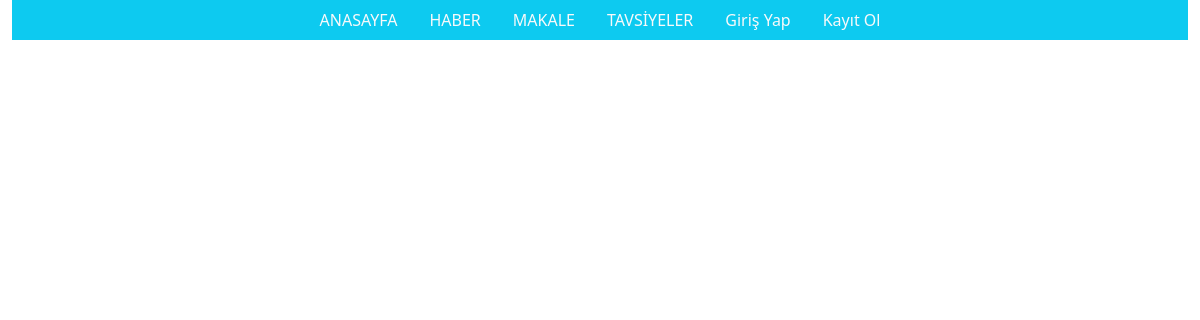
The page /makale/ on the database as committed earlier.
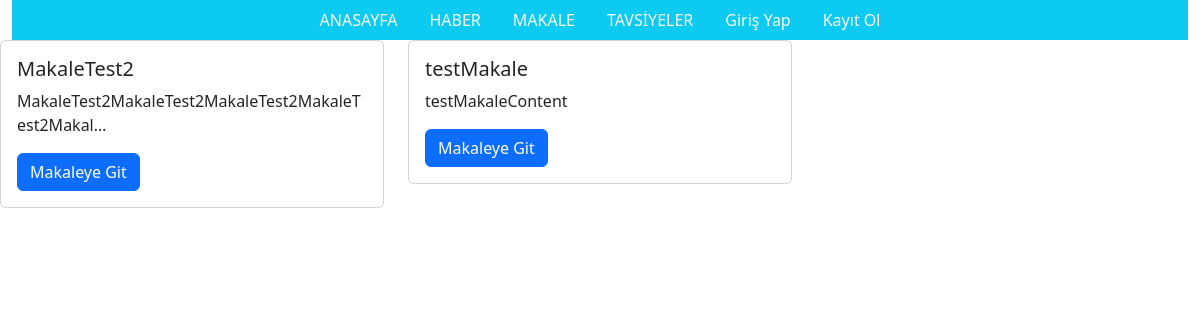
The same page on the database as committed later.
### api/models.py (models this page shows, shortened)
class Post(models.Model):
    category_title = models.ForeignKey(Category, on_delete=models.CASCADE)
    title = models.CharField(max_length=255)
    content = models.TextField()
    author = models.ForeignKey(User, on_delete=models.CASCADE)
    created_at = models.DateTimeField(auto_now_add=True)

### api/views.py (the view)
# urls.py: path("makale/", views.makale, name="makale"),
def makale(request):
    makale_category = Category.objects.filter(category_title="Makale").first()
    makale_posts = Post.objects.filter(category_title=makale_category).order_by(
        "-created_at"
    )
    return render(request, "makale.html", locals())

### templates/makale.html (shortened to what this page needs)
<!DOCTYPE html>
<html>
<head>
    {% load bootstrap5 %}
    {% bootstrap_css %}
</head>
<body>
    <div class="container-fluid">
        <ul class="nav bg-info d-flex justify-content-center">
            <li class="nav-item">
                <a class="nav-link link-light" href="/">ANASAYFA</a>
            </li>
            <li class="nav-item">
                <a class="nav-link link-light" href="{% url 'haber' %}">HABER</a>
            </li>
            <li class="nav-item">
                <a class="nav-link link-light" href="{% url 'makale' %}">MAKALE</a>
            </li>
            <li class="nav-item">
                <a class="nav-link link-light" href="{% url 'tavsiyeler' %}">TAVSİYELER</a>
            </li>
            {% if user.is_authenticated %}
            <li class="nav-item">
                <a class="nav-link link-light" href="{% url 'profil' %}">
                    <i class="fa fa-sign-out"></i> Profilim
                </a>
            </li>
            <li class="nav-item">
                <a class="nav-link link-light" href="{% url 'logout' %}">
                    <i class="fa fa-sign-out"></i> Çıkış Yap
                </a>
            </li>
            {% else %}
            <li class="nav-item">
                <a class="nav-link link-light" href="{% url 'login' %}">
                     Giriş Yap
                </a>
            </li>
            <li class="nav-item">
                <a class="nav-link link-light" href="{% url 'register' %}">
                     Kayıt Ol
                </a>
            </li>
            {% endif %}
        </ul>
    </div>
    <div class="row">
        {% for post in makale_posts %}
        <div class="col-sm-4 mb-4">
          <div class="card">
            <div class="card-body">
              <h5 class="card-title">{{ post.title }}</h5>
              <p class="card-text">{{ post.content|truncatechars:50 }}</p>
              <a href="{% url 'post_detail' pk=post.pk %}" class="btn btn-primary">Makaleye Git</a>
            </div>
          </div>
        </div>
        {% endfor %}
      </div>
</body>
</html>

Rows that differ between the two databases and show on the page:
added Post: title "MakaleTest2", content "MakaleTest2MakaleTest2MakaleTest2MakaleTest2Makal…"
now on this page (row unchanged): Post: title "testMakale", content "testMakaleContent"
